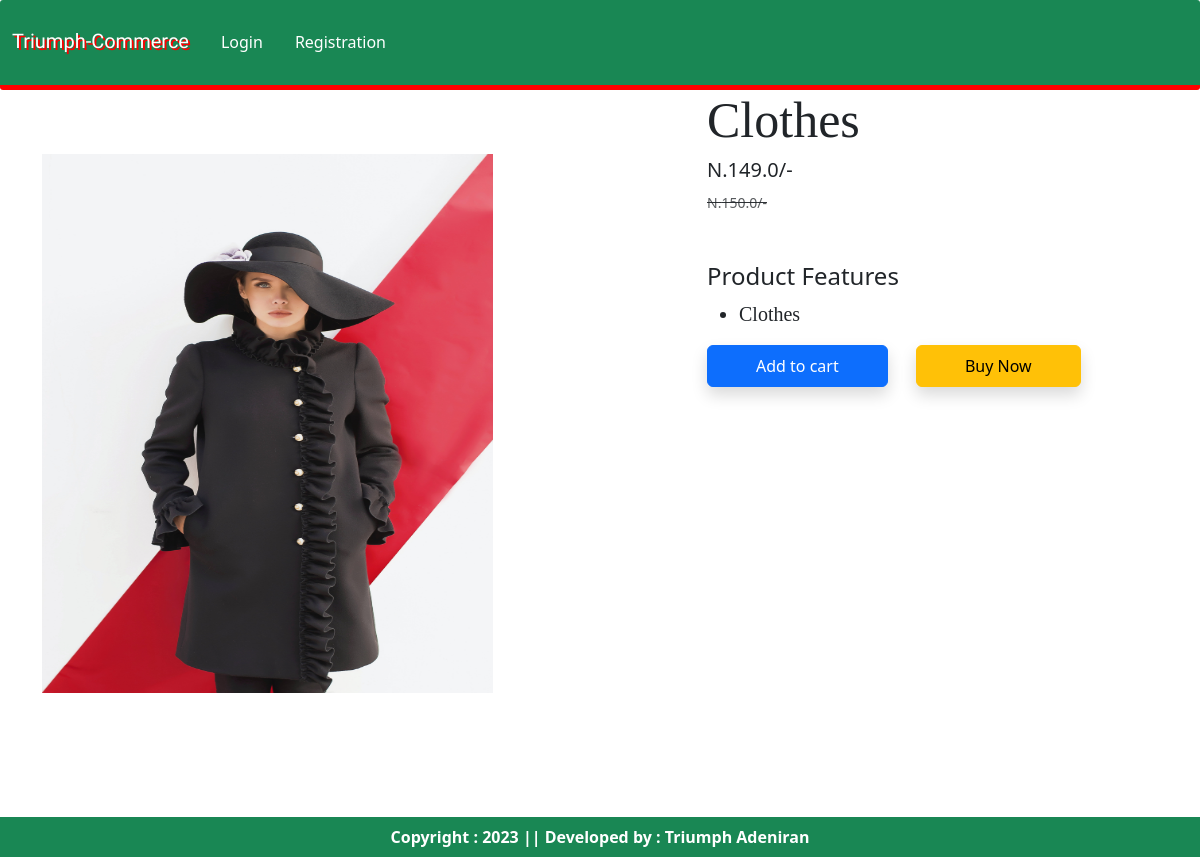
Page /product-detail/4 on the committed database.
### appli/models.py (models this page shows, shortened)
class Product(models.Model):
    title = models.CharField(max_length=100)
    selling_price = models.FloatField()
    discounted_price = models.FloatField()
    description = models.TextField()
    composition = models.TextField(default='')
    prodapp = models.TextField(default='')
    category = models.CharField(choices=CATEGORY_CHOICES, max_length=2)
    product_image = models.ImageField(upload_to='product')

### appli/views.py (the view)
# urls.py: path("product-detail/<int:pk>", views.ProductDetail.as_view(), name="product-detail"),
class ProductDetail(View):
    def get(self, request, pk):
        product = Product.objects.get(pk=pk)
        return render(request, "appli/productdetail.html", locals())

### appli/templates/appli/productdetail.html (shortened to what this page needs)
{% extends 'appli/base.html' %}
{% load static %}
{% block main-content %}
    <div class="container">
        <div class="row flex justify-content-between">
            <div class="img2 col-lg-5 mt-5">
                <img src="{{product.product_image.url}}" class="image col-xs-6
                 col-sn-12 col-lg-12 mt-3 text-sm-center w-100 h-75" alt="">
            </div>
            <div class="productdetail col-lg-5">
                <h1 style="font-family: Georgia; font-size: 50px;">
                    {{product.title}}
                </h1><h5>N.{{product.discounted_price}}/-</h5>
                <small class="text-decoration-line-through text-muted
                fs=5"><del>N.{{product.selling_price}}/- </small></del>
                <br><br><br><h4>Product Features</h4>
                <ul class="fs-5" style="font-family: Rajdhani">
                    <li>{{product.description}}</li>
                </ul>
                <form action="/add-to-cart" class="d-inline">
                    <button type="submit" class="btn btn-primary shadow px-5 py-2">Add to cart</button>
                </form>
                <a href="{% url 'showcart' %}" class="btn btn-warning shadow px-5 py-2 ms-4">Buy Now</a>
            </div>
        </div>
    </div>
{% endblock main-content %}

### rows in the picture
Product: product_image (picture), title "Clothes", discounted_price "149.0", selling_price "150.0", description "Clothes"
